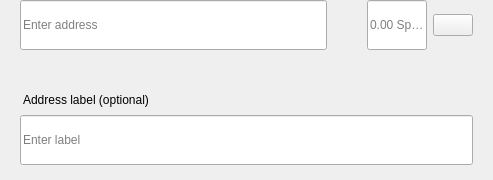
<?xml version="1.0" encoding="UTF-8"?>
<ui version="4.0">
 <class>SendMultiRow</class>
 <widget class="QWidget" name="SendMultiRow">
  <property name="geometry">
   <rect>
    <x>0</x>
    <y>0</y>
    <width>493</width>
    <height>180</height>
   </rect>
  </property>
  <property name="minimumSize">
   <size>
    <width>0</width>
    <height>0</height>
   </size>
  </property>
  <property name="maximumSize">
   <size>
    <width>16777215</width>
    <height>16777215</height>
   </size>
  </property>
  <property name="windowTitle">
   <string>Form</string>
  </property>
  <layout class="QVBoxLayout" name="verticalLayout_3">
   <property name="spacing">
    <number>0</number>
   </property>
   <property name="leftMargin">
    <number>0</number>
   </property>
   <property name="topMargin">
    <number>0</number>
   </property>
   <property name="rightMargin">
    <number>20</number>
   </property>
   <property name="bottomMargin">
    <number>5</number>
   </property>
   <item alignment="Qt::AlignTop">
    <widget class="QWidget" name="widget" native="true">
     <property name="sizePolicy">
      <sizepolicy hsizetype="Expanding" vsizetype="Maximum">
       <horstretch>0</horstretch>
       <verstretch>0</verstretch>
      </sizepolicy>
     </property>
     <property name="minimumSize">
      <size>
       <width>0</width>
       <height>60</height>
      </size>
     </property>
     <property name="maximumSize">
      <size>
       <width>16777215</width>
       <height>85</height>
      </size>
     </property>
     <layout class="QHBoxLayout" name="horizontalLayout" stretch="6,0,2">
      <property name="spacing">
       <number>0</number>
      </property>
      <property name="leftMargin">
       <number>8</number>
      </property>
      <property name="topMargin">
       <number>0</number>
      </property>
      <property name="rightMargin">
       <number>0</number>
      </property>
      <property name="bottomMargin">
       <number>0</number>
      </property>
      <item alignment="Qt::AlignTop">
       <widget class="QStackedWidget" name="stackedAddress">
        <property name="minimumSize">
         <size>
          <width>0</width>
          <height>50</height>
         </size>
        </property>
        <property name="maximumSize">
         <size>
          <width>16777215</width>
          <height>50</height>
         </size>
        </property>
        <widget class="QWidget" name="page_4">
         <property name="sizePolicy">
          <sizepolicy hsizetype="Expanding" vsizetype="Preferred">
           <horstretch>0</horstretch>
           <verstretch>0</verstretch>
          </sizepolicy>
         </property>
         <property name="minimumSize">
          <size>
           <width>0</width>
           <height>50</height>
          </size>
         </property>
         <property name="maximumSize">
          <size>
           <width>16777215</width>
           <height>55</height>
          </size>
         </property>
         <layout class="QVBoxLayout" name="verticalLayout_7">
          <property name="spacing">
           <number>0</number>
          </property>
          <property name="leftMargin">
           <number>12</number>
          </property>
          <property name="topMargin">
           <number>0</number>
          </property>
          <property name="rightMargin">
           <number>0</number>
          </property>
          <property name="bottomMargin">
           <number>0</number>
          </property>
          <item>
           <widget class="QLineEdit" name="lineEditAddress">
            <property name="minimumSize">
             <size>
              <width>0</width>
              <height>50</height>
             </size>
            </property>
            <property name="maximumSize">
             <size>
              <width>16777215</width>
              <height>50</height>
             </size>
            </property>
            <property name="placeholderText">
             <string>Enter address</string>
            </property>
           </widget>
          </item>
         </layout>
        </widget>
        <widget class="QWidget" name="page_3"/>
       </widget>
      </item>
      <item>
       <spacer name="horizontalSpacer_3">
        <property name="orientation">
         <enum>Qt::Horizontal</enum>
        </property>
        <property name="sizeType">
         <enum>QSizePolicy::Fixed</enum>
        </property>
        <property name="sizeHint" stdset="0">
         <size>
          <width>40</width>
          <height>20</height>
         </size>
        </property>
       </spacer>
      </item>
      <item>
       <layout class="QHBoxLayout" name="horizontalLayout_2">
        <property name="spacing">
         <number>6</number>
        </property>
        <item alignment="Qt::AlignTop">
         <widget class="QLineEdit" name="lineEditAmount">
          <property name="sizePolicy">
           <sizepolicy hsizetype="Expanding" vsizetype="Preferred">
            <horstretch>0</horstretch>
            <verstretch>0</verstretch>
           </sizepolicy>
          </property>
          <property name="minimumSize">
           <size>
            <width>0</width>
            <height>50</height>
           </size>
          </property>
          <property name="maximumSize">
           <size>
            <width>16777215</width>
            <height>50</height>
           </size>
          </property>
          <property name="maxLength">
           <number>17</number>
          </property>
          <property name="alignment">
           <set>Qt::AlignLeading|Qt::AlignLeft|Qt::AlignVCenter</set>
          </property>
          <property name="placeholderText">
           <string notr="true">0.00 Sprouts</string>
          </property>
         </widget>
        </item>
        <item>
         <layout class="QVBoxLayout" name="verticalLayout">
          <property name="topMargin">
           <number>14</number>
          </property>
          <property name="bottomMargin">
           <number>0</number>
          </property>
          <item alignment="Qt::AlignTop">
           <widget class="QPushButton" name="btnMenu">
            <property name="minimumSize">
             <size>
              <width>0</width>
              <height>0</height>
             </size>
            </property>
            <property name="maximumSize">
             <size>
              <width>16777215</width>
              <height>16777215</height>
             </size>
            </property>
            <property name="focusPolicy">
             <enum>Qt::NoFocus</enum>
            </property>
            <property name="text">
             <string/>
            </property>
           </widget>
          </item>
         </layout>
        </item>
       </layout>
      </item>
     </layout>
    </widget>
   </item>
   <item>
    <widget class="QWidget" name="layoutLabel" native="true">
     <property name="minimumSize">
      <size>
       <width>0</width>
       <height>0</height>
      </size>
     </property>
     <property name="maximumSize">
      <size>
       <width>16777215</width>
       <height>16777215</height>
      </size>
     </property>
     <layout class="QVBoxLayout" name="verticalLayout_9">
      <property name="spacing">
       <number>6</number>
      </property>
      <property name="leftMargin">
       <number>20</number>
      </property>
      <property name="topMargin">
       <number>0</number>
      </property>
      <property name="rightMargin">
       <number>0</number>
      </property>
      <property name="bottomMargin">
       <number>10</number>
      </property>
      <item>
       <spacer name="verticalSpacer">
        <property name="orientation">
         <enum>Qt::Vertical</enum>
        </property>
        <property name="sizeType">
         <enum>QSizePolicy::Fixed</enum>
        </property>
        <property name="sizeHint" stdset="0">
         <size>
          <width>20</width>
          <height>20</height>
         </size>
        </property>
       </spacer>
      </item>
      <item>
       <widget class="QLabel" name="labelSubtitleDescription">
        <property name="styleSheet">
         <string notr="true">margin-bottom:2px;
margin-left:0.05px;
padding:0px;</string>
        </property>
        <property name="text">
         <string>Address label (optional)</string>
        </property>
       </widget>
      </item>
      <item>
       <widget class="QLineEdit" name="lineEditDescription">
        <property name="minimumSize">
         <size>
          <width>0</width>
          <height>50</height>
         </size>
        </property>
        <property name="maximumSize">
         <size>
          <width>16777215</width>
          <height>50</height>
         </size>
        </property>
        <property name="placeholderText">
         <string>Enter label</string>
        </property>
       </widget>
      </item>
     </layout>
    </widget>
   </item>
  </layout>
 </widget>
 <resources/>
 <connections/>
</ui>
